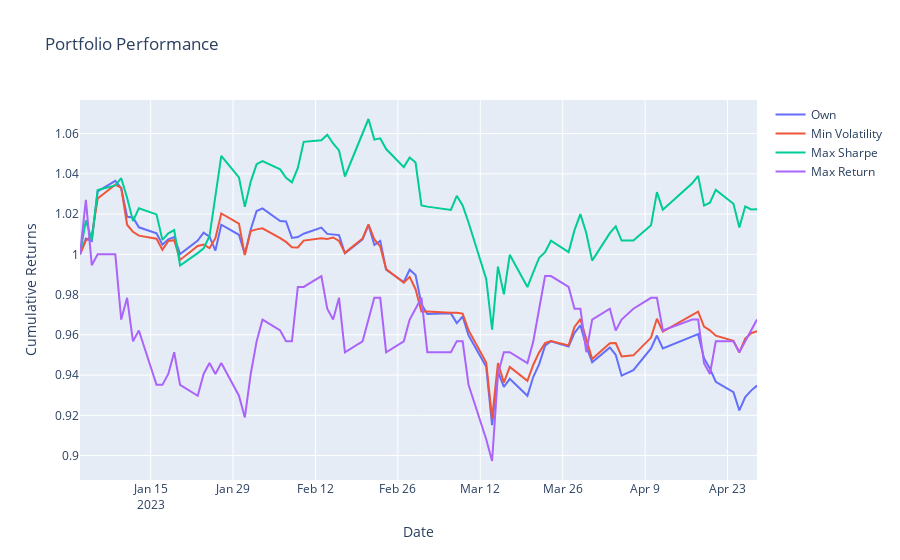

Write notebook code for a chart like this one.
### Code cell
# plot cumulative return
fig = go.Figure()
fig.add_trace(go.Scatter(x=df_port_cum.index, y=df_port_cum['Own'], name='Own'))
fig.add_trace(go.Scatter(x=df_port_cum.index, y=df_port_cum['Min Volatility'], name='Min Volatility'))
fig.add_trace(go.Scatter(x=df_port_cum.index, y=df_port_cum['Max Sharpe'], name='Max Sharpe'))
fig.add_trace(go.Scatter(x=df_port_cum.index, y=df_port_cum['Max Return'], name='Max Return'))
fig.update_layout(title='Portfolio Performance', yaxis_title='Cumulative Returns', xaxis_title='Date')
fig.show()
